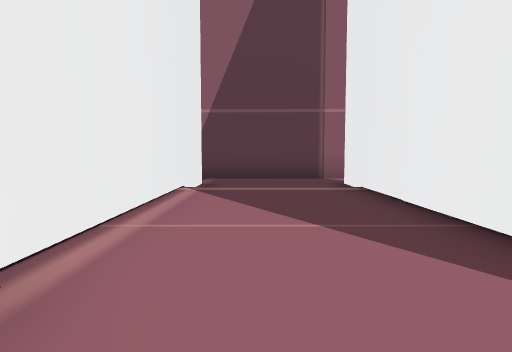
view 1 (above)

12 first-person views from a walk through a Unity game level. The camera is 1.3 m above the floor, tilts 4° down and sees 75° across. The floor is counted in squares, 2 m on a side. Each view is taken from the middle of a square. On the plan, view 1 faces up. The plan holds only what a view shows up to about 10 squares ahead; the rest is blank. The place goes on beyond the plan. The player is left out. Some animated figures are left out. Some surface patterns are stand-ins.

view 2
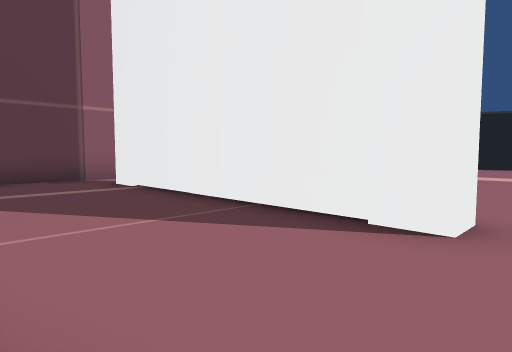

view 3
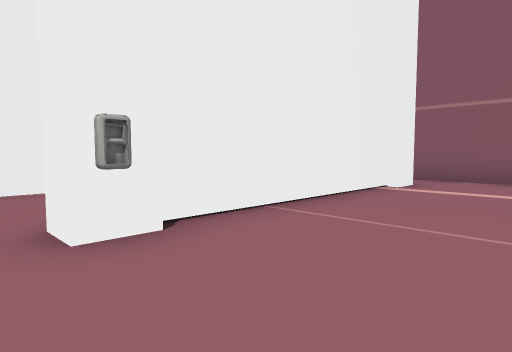

view 4
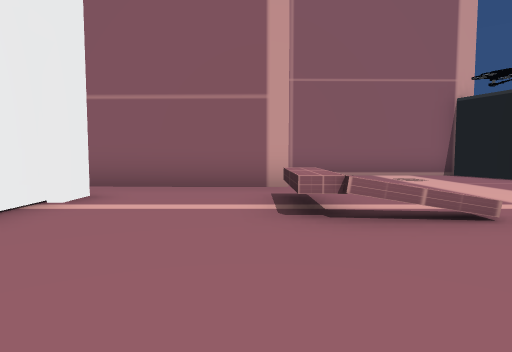

view 5
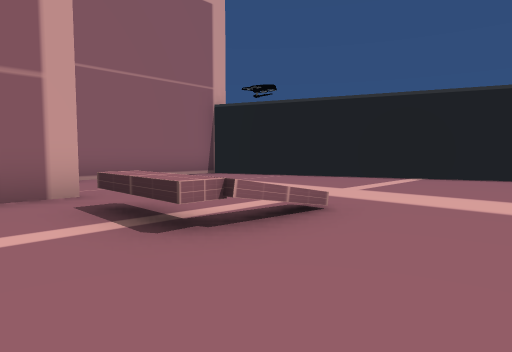

view 6
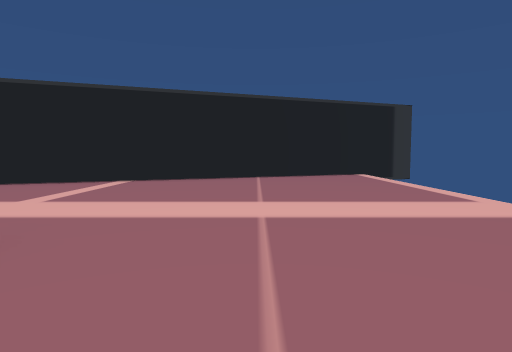

view 7
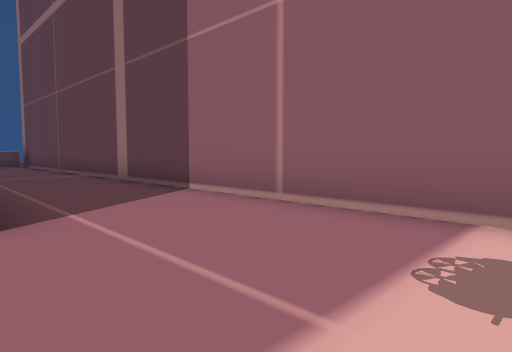

view 8
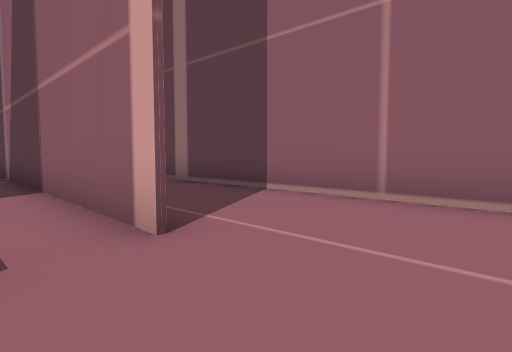

view 9
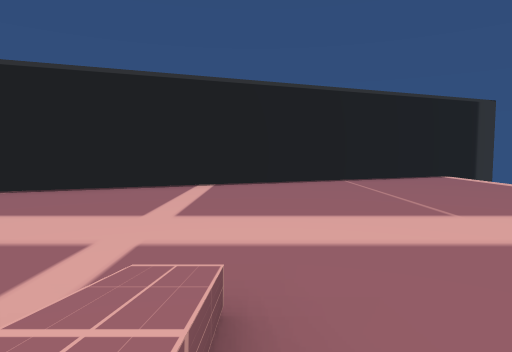

view 10
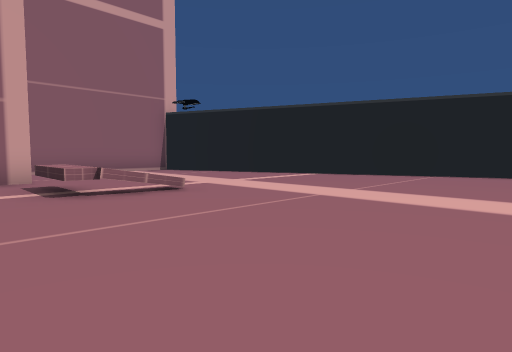

view 11
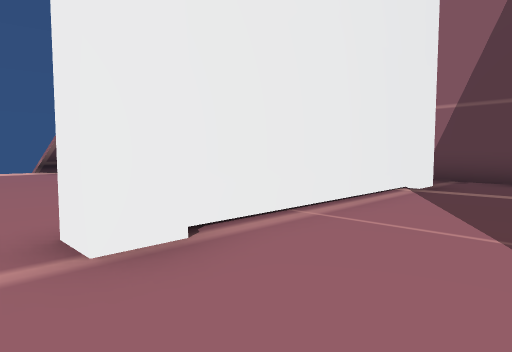

view 12
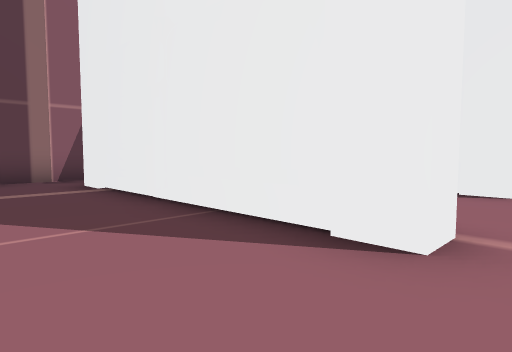

### Floor plan
Points are (right, up) in squares from view 1. A wall is a line through its corners. A room is listed if a view was taken in it or the views show most of it. See-through windows are left out.
Room 1 (views 1, 2, 11)
walls: (-1.5, 1.7) (-1.1, 1.3) (-1.1, 0.7) (-1.8, 0.7); (2, 1.4) (2, 6.6); (2.5, 0.7) (1.9, 0.7) (1.9, 1.5); (1.9, 6.2) (1.9, 7.1); (-1.5, 6.5) (-1.5, 1.4); (-1.1, 7.1) (-1.1, 6.4); (1.9, 8.4) (-2.5, 8.5)
ways out: opening at (2, -0.5) to room 2; gap at (2, 7) to room 2; opening at (-2, -0.5) to room 3; opening at (-2, 8) to room 3
Room 2 (views 3, 4, 5, 6, 7, 8, 9, 10)
walls: (5.6, 8.3) (1.9, 8.4); (2.5, 7.1) (2.5, 6.2); (2.2, 6.5) (2.2, 1.4); (2.5, 1.9) (2.5, 0.7); (2, 1.8) (2.6, 1.2); (15.5, -1) (10.7, 11.6) (-0.6, 11.3)
ways out: opening at (2, -0.5) to room 1; gap at (2, 7) to room 1; opening at (-1, 10) to room 3
Room 3 (view 12)
walls: (-2.5, 8.5) (-3.5, 8.5); (-1.8, 6.3) (-1.8, 7.1); (-1.6, 1.5) (-1.6, 6.5); (-1.8, 0.7) (-1.8, 3.6); (-0.6, 11.3) (-1.8, 11.3)
ways out: opening at (-2, -0.5) to room 1; opening at (-2, 8) to room 1; opening at (-1, 10) to room 2

Positions as (right, up) in squares from view 1, and headings:
1: (0, 0), facing up
2: (-1, 0), facing up-right
3: (5, 0), facing up-left
4: (5, 2), facing up
5: (4, 3), facing up-right
6: (5, 3), facing right
7: (9, 8), facing up-left
8: (8, 7), facing up-left
9: (6, 5), facing right
10: (4, 0), facing up-right
11: (1, 0), facing up-left
12: (-4, 0), facing up-right
